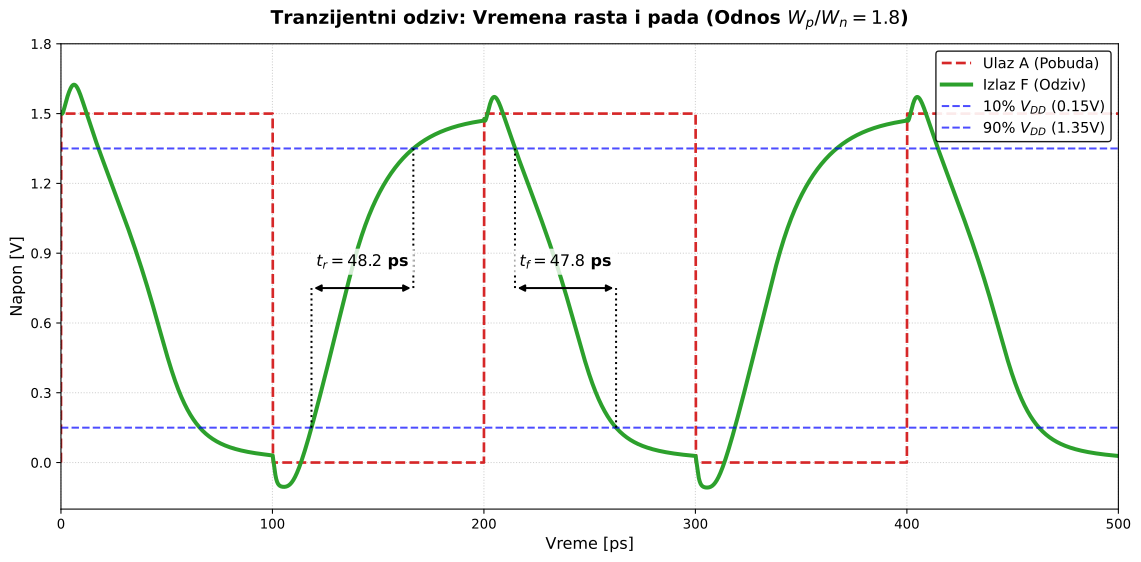

Write the Python code that produced this figure.
import numpy as np
import matplotlib.pyplot as plt
import matplotlib.ticker as ticker

podaci = np.loadtxt('/home/Nikola.Jankovic/projekat/slucaj_1_8/python/odziv_1_8.txt') 

t = podaci[:, 0] * 1e12  
v_in = podaci[:, 1]          
v_out = podaci[:, 3]        

def nadji_presek(vreme, napon, prag, smer, pocetno_vreme):
    idx = np.where(vreme > pocetno_vreme)[0]
    t_sub, v_sub = vreme[idx], napon[idx]
    for i in range(len(v_sub)-1):
        if smer == 'rast' and v_sub[i] <= prag <= v_sub[i+1]:
            return np.interp(prag, [v_sub[i], v_sub[i+1]], [t_sub[i], t_sub[i+1]])
        elif smer == 'pad' and v_sub[i] >= prag >= v_sub[i+1]:
            return np.interp(prag, [v_sub[i+1], v_sub[i]], [t_sub[i+1], t_sub[i]])
    return None

tr_10 = nadji_presek(t, v_out, 0.15, 'rast', 80)
tr_90 = nadji_presek(t, v_out, 1.35, 'rast', 80)

tf_90 = nadji_presek(t, v_out, 1.35, 'pad', 180)
tf_10 = nadji_presek(t, v_out, 0.15, 'pad', 180)

fig, ax = plt.subplots(figsize=(12, 6))

ax.plot(t, v_in, color='#d62728', linewidth=2, linestyle='--', label='Ulaz A (Pobuda)')
ax.plot(t, v_out, color='#2ca02c', linewidth=3, label='Izlaz F (Odziv)')

ax.axhline(0.15, color='blue', linestyle='--', linewidth=1.5, alpha=0.7, label='10% $V_{DD}$ (0.15V)')
ax.axhline(1.35, color='blue', linestyle='--', linewidth=1.5, alpha=0.7, label='90% $V_{DD}$ (1.35V)')

visina_kote = 0.75 

ax.annotate('', xy=(tr_10, visina_kote), xytext=(tr_90, visina_kote),
            arrowprops=dict(arrowstyle='<|-|>', color='black', lw=1.5))
ax.plot([tr_10, tr_10], [0.15, visina_kote], color='black', linestyle=':', lw=1.5)
ax.plot([tr_90, tr_90], [visina_kote, 1.35], color='black', linestyle=':', lw=1.5)

ax.text((tr_10 + tr_90)/2, visina_kote + 0.08, rf'$t_r = {(tr_90 - tr_10):.1f}$ ps', 
        ha='center', va='bottom', fontsize=12, fontweight='bold', bbox=dict(facecolor='white', edgecolor='none', alpha=0.8))

ax.annotate('', xy=(tf_90, visina_kote), xytext=(tf_10, visina_kote),
            arrowprops=dict(arrowstyle='<|-|>', color='black', lw=1.5))

ax.plot([tf_90, tf_90], [visina_kote, 1.35], color='black', linestyle=':', lw=1.5)
ax.plot([tf_10, tf_10], [0.15, visina_kote], color='black', linestyle=':', lw=1.5)
ax.text((tf_90 + tf_10)/2, visina_kote + 0.08, rf'$t_f = {(tf_10 - tf_90):.1f}$ ps', 
        ha='center', va='bottom', fontsize=12, fontweight='bold', bbox=dict(facecolor='white', edgecolor='none', alpha=0.8))

ax.set_title('Tranzijentni odziv: Vremena rasta i pada (Odnos $W_p / W_n = 1.8$)', fontsize=14, fontweight='bold', pad=15)
ax.set_xlabel('Vreme [ps]', fontsize=12)
ax.set_ylabel('Napon [V]', fontsize=12)

ax.set_ylim(-0.2, 1.8)
ax.set_xlim(0, 500)

ax.grid(True, linestyle=':', alpha=0.6)
ax.xaxis.set_major_locator(ticker.MultipleLocator(100))
ax.yaxis.set_major_locator(ticker.MultipleLocator(0.3))

ax.legend(loc='upper right', fontsize=11, frameon=True, edgecolor='black', framealpha=0.9)

plt.tight_layout()
plt.savefig('/home/Nikola.Jankovic/projekat/slucaj_1_8/python/odziv_1_8.svg', format='svg', bbox_inches='tight')
plt.show()
